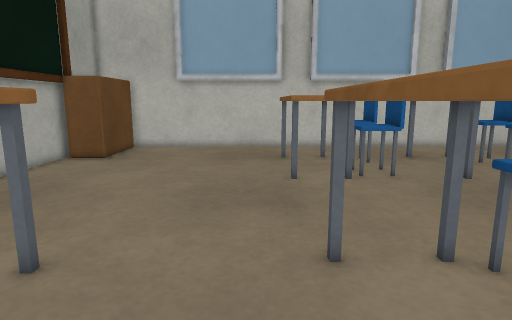
view 1 (above)

24 first-person views from a walk through a robot-simulator world made for Gazebo. The camera is 0.7 m above the floor, tilts 10° down and sees 75° across. The floor is counted in squares, 0.2 m on a side. Each view is taken from the middle of a square. On the plan, view 1 faces up. The plan holds only what a view shows up to about 20 squares ahead; the rest is blank.

view 2
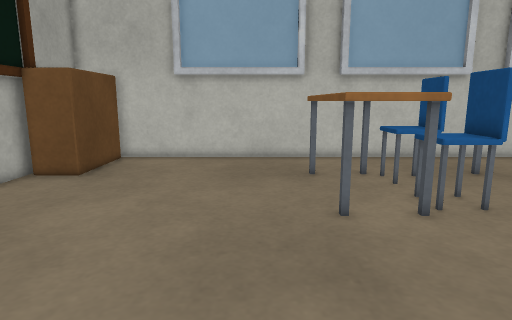

view 3
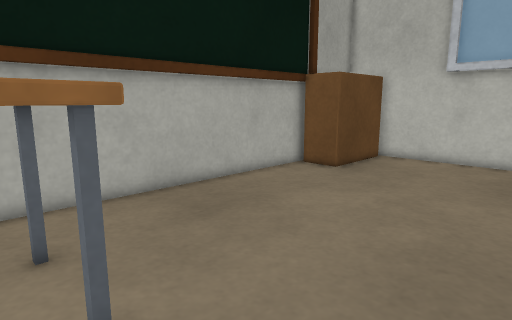

view 4
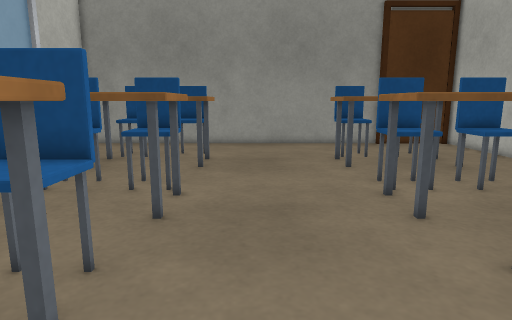

view 5
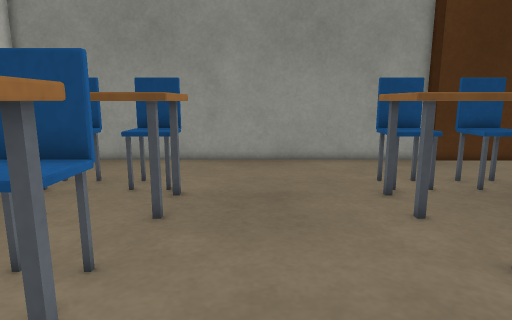

view 6
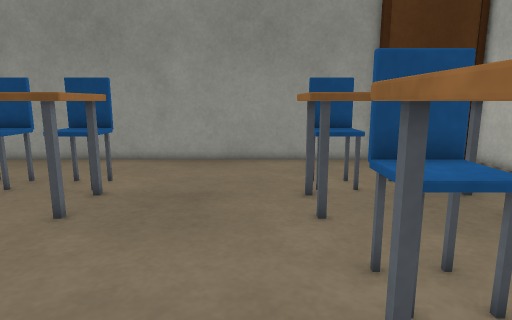

view 7
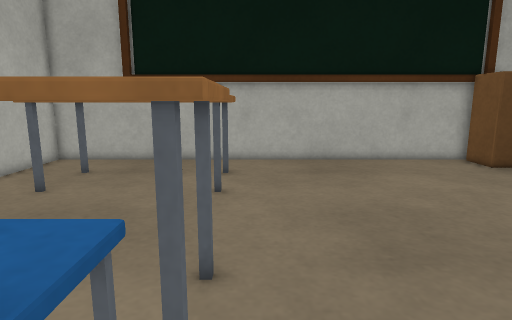

view 8
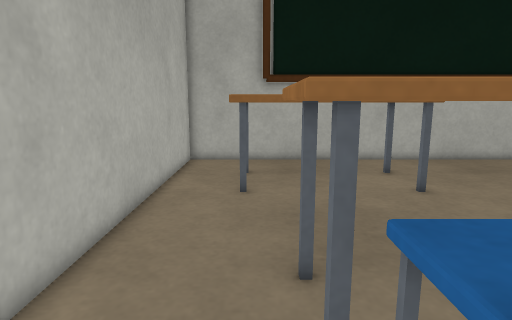

view 9
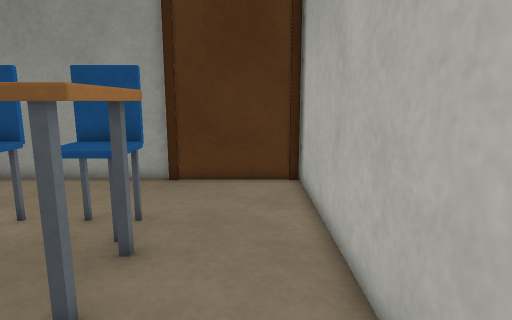

view 10
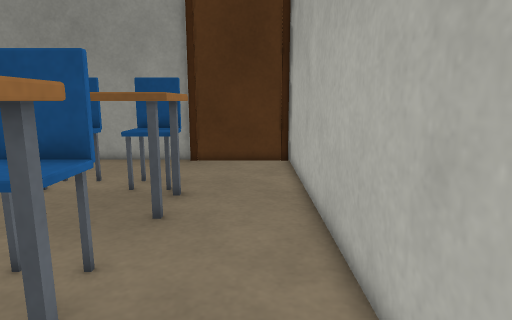

view 11
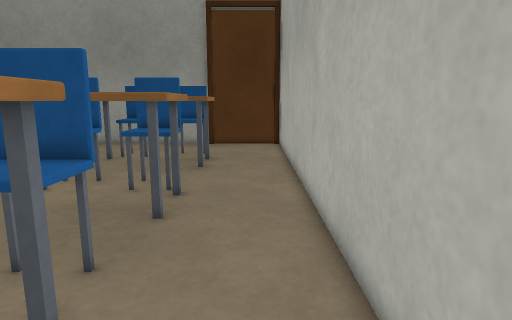

view 12
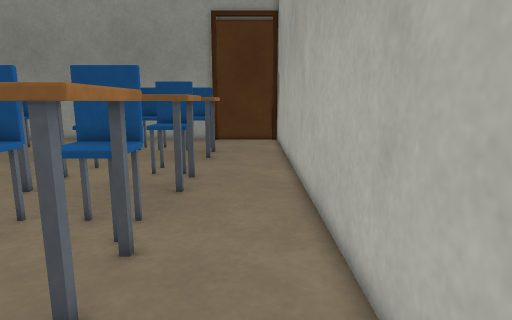

view 13
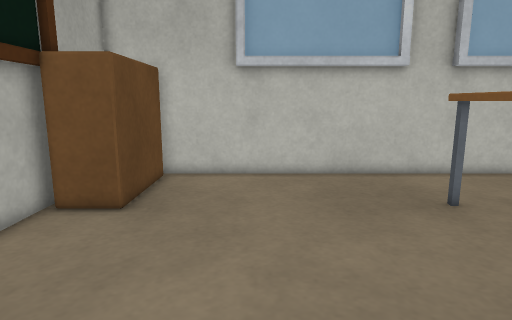

view 14
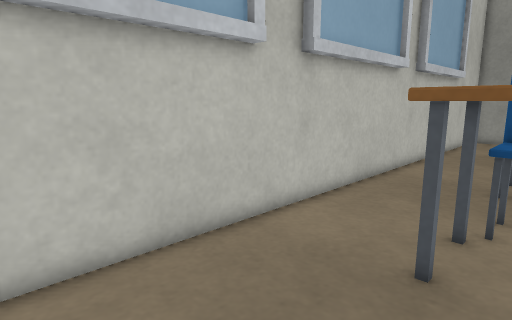

view 15
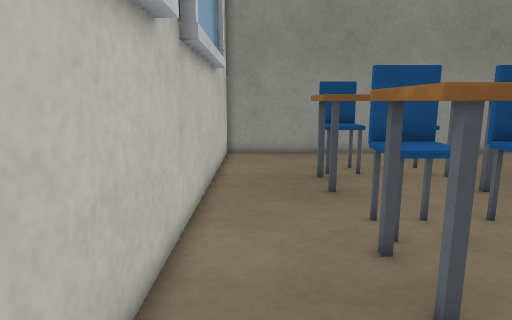

view 16
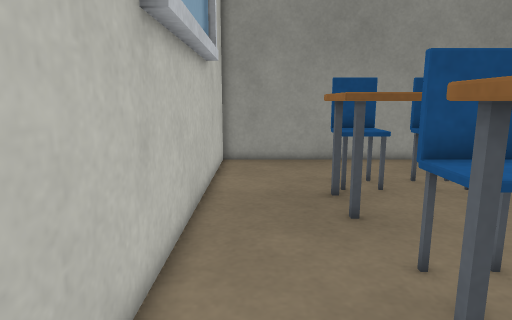

view 17
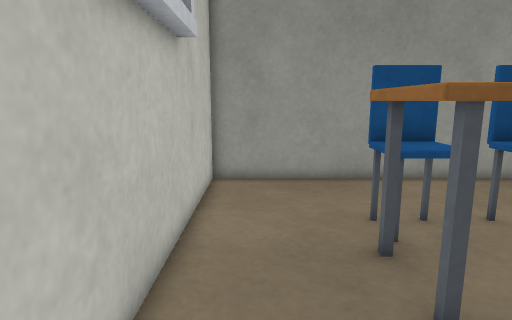

view 18
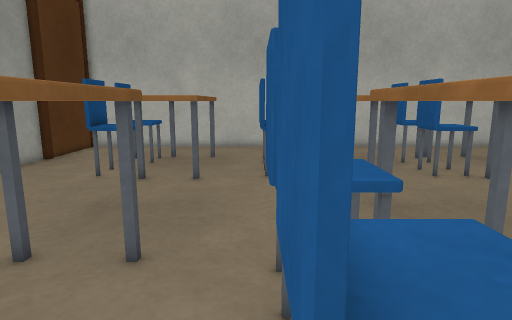

view 19
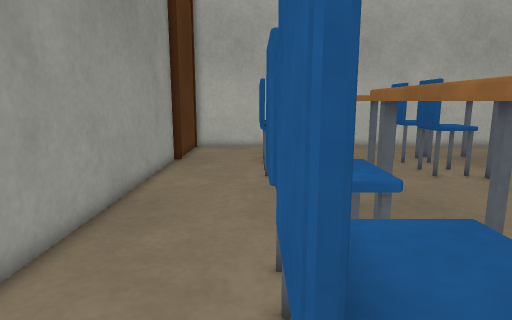

view 20
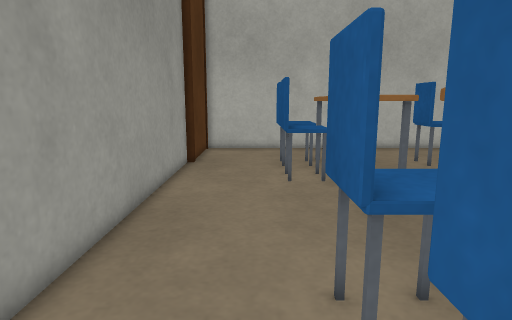

view 21
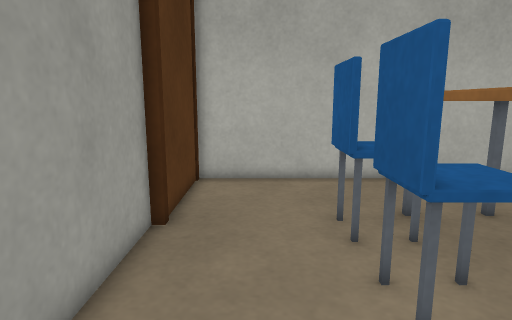

view 22
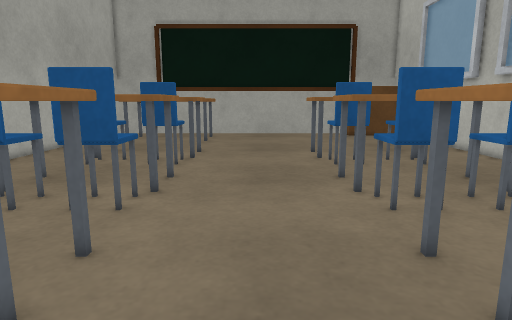

view 23
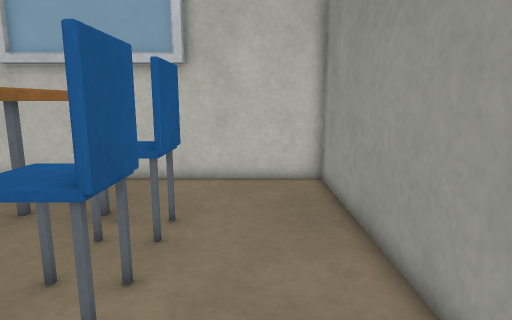

view 24
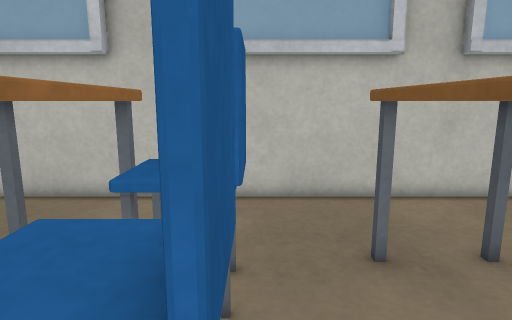

### Floor plan
Key: @ floor where view 1 was taken; # wall or solid block; . floor; = window, fence, low wall or low ledge; T thing the floor can be seen under or through.
Columns run from 12 left of view 1 to 28 right of it. Each row starts with its distance up from view 1.
 26   #######################################
 25   #.....................................#
 24   #.....................................#
 23   #.....................................#
 22  ##.....................................#
 21 ###...........T T==...TTT==...TTT==.....#
 20 #.............T TTTT..T  TTT..T  TTT....#
 19 #.............T T=TT..T T=TT..T T=TT....#
 18 #.............T T.....T T.....T T.......#
 17 #.............T T=TT..T T=TT..T T=TT....#
 16 #.............T  TTT..T TTTT..T TTTT....#
 15 #.............TTT==...TTT==...TTT==.....#
 14 #.......................................#
 13 #.......................................#
 12 #.......................................#
 11 #.......................................#
 10 #.......................................#
  9 #.......................................#
  8 #.......................................#
  7 #...T TT......TTT==...TTT==...TTT==.....#
  6 #...T  T......T TTTT..T TTTT..T  TTT....#
  5 #...   T......T T=TT..T  =TT..T T=TT....#
  4 #...   T....  T  .....   .....  T.......#
  3 #...   T......T T=TT..T  =TT..T T=TT....#
  2 #...   T......T TTTT..T  TTT..T TTTT....#
  1 #...   T......TTT==...TTT==...TTT==.....#
  0 #...T  T....@...........................#
 -1 #...T  T................................#
 -2 #.......................................#
 -3 #.......................................#
 -4 #########################################

Positions as (right, up) in squares from view 1, and headings:
1: (0, 0), facing up
2: (-1, 5), facing up
3: (0, 5), facing up-left
4: (0, 12), facing right
5: (8, 12), facing right
6: (8, 9), facing right
7: (8, 8), facing left
8: (8, 0), facing left
9: (13, -2), facing right
10: (8, -2), facing right
11: (0, -2), facing right
12: (-3, -2), facing right
13: (-5, 10), facing up
14: (-5, 19), facing up-right
15: (5, 24), facing right
16: (8, 24), facing right
17: (13, 24), facing right
18: (15, 22), facing down
19: (23, 22), facing down
20: (24, 21), facing down
21: (25, 11), facing down
22: (25, 11), facing left
23: (25, 11), facing up
24: (7, 14), facing up
